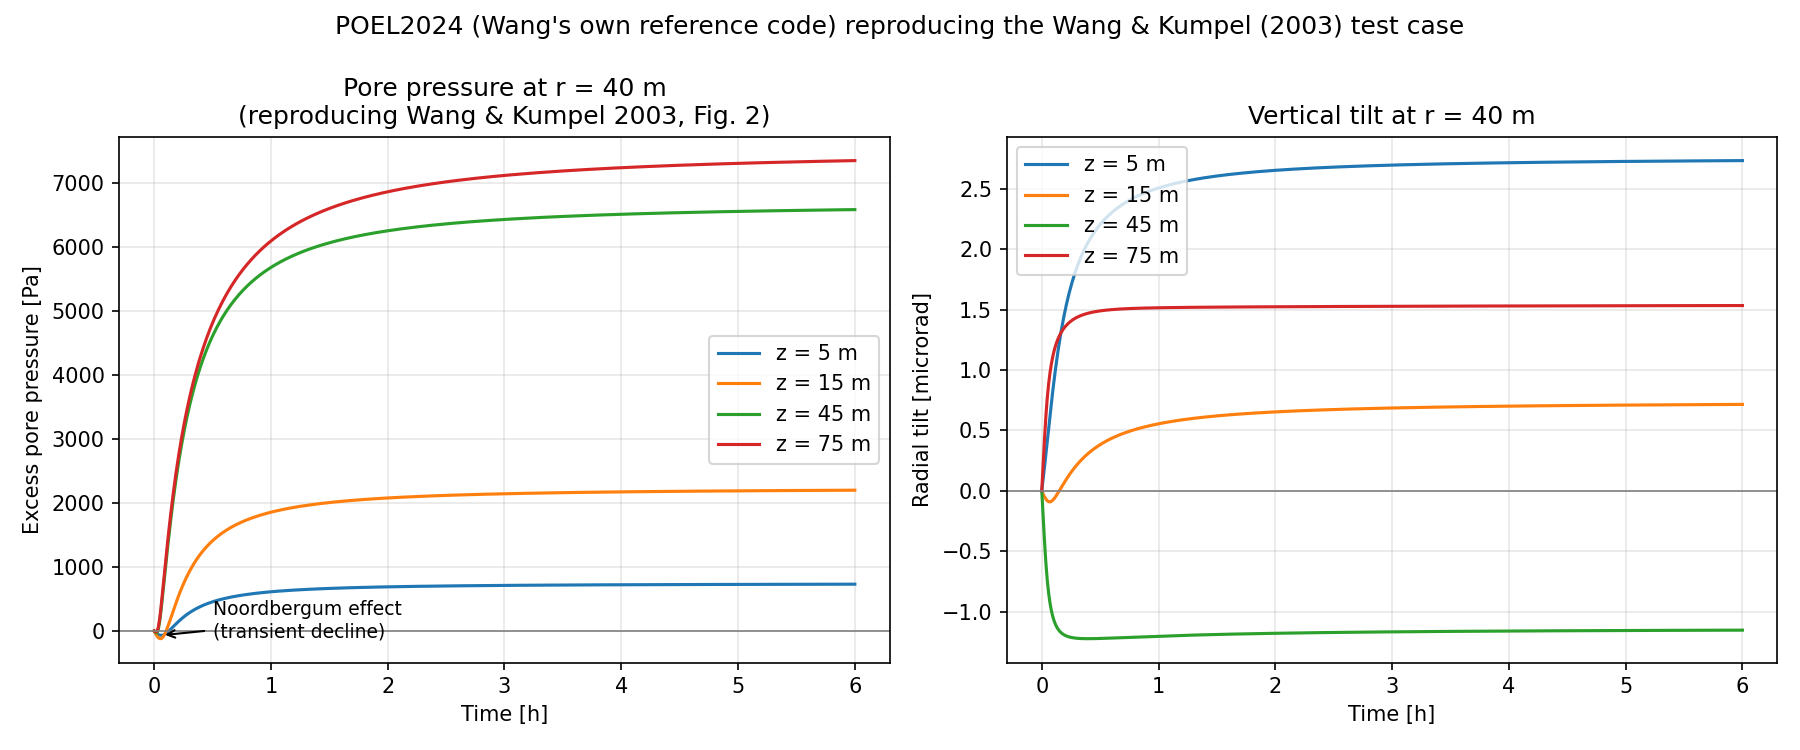

Source code (Python):
import numpy as np
import matplotlib.pyplot as plt

def load_poel(path):
    data = np.loadtxt(path, skiprows=1)
    return data[:, 0], data[:, 1:5]  # time, [z5, z15, z45, z75]

t_pp, pp = load_poel("wk2003_pp.dat")
t_tlt, tlt = load_poel("wk2003_tlt.dat")

depths = ["z = 5 m", "z = 15 m", "z = 45 m", "z = 75 m"]
colors = ["#1f77b4", "#ff7f0e", "#2ca02c", "#d62728"]

fig, axes = plt.subplots(1, 2, figsize=(12, 5))

ax = axes[0]
for i, (label, c) in enumerate(zip(depths, colors)):
    ax.plot(t_pp / 3600.0, pp[:, i], label=label, color=c)
ax.axhline(0, color="gray", linewidth=0.8)
ax.set_xlabel("Time [h]")
ax.set_ylabel("Excess pore pressure [Pa]")
ax.set_title("Pore pressure at r = 40 m\n(reproducing Wang & Kumpel 2003, Fig. 2)")
ax.legend()
ax.grid(alpha=0.3)

# Annotate the Noordbergum effect (early transient pressure decline at
# shallow depth, before pore pressure diffusion catches up).
mask = t_pp < 600
if np.any(pp[mask, 0] < 0):
    idx = np.argmin(pp[:, 0][t_pp < 1000])
    ax.annotate(
        "Noordbergum effect\n(transient decline)",
        xy=(t_pp[idx] / 3600.0, pp[idx, 0]),
        xytext=(0.5, pp[idx, 0] - 30),
        fontsize=9,
        arrowprops=dict(arrowstyle="->", color="black"),
    )

ax = axes[1]
for i, (label, c) in enumerate(zip(depths, colors)):
    ax.plot(t_tlt / 3600.0, tlt[:, i] * 1e6, label=label, color=c)  # rad -> microrad
ax.axhline(0, color="gray", linewidth=0.8)
ax.set_xlabel("Time [h]")
ax.set_ylabel("Radial tilt [microrad]")
ax.set_title("Vertical tilt at r = 40 m")
ax.legend()
ax.grid(alpha=0.3)

fig.suptitle("POEL2024 (Wang's own reference code) reproducing the Wang & Kumpel (2003) test case")
fig.tight_layout()
fig.savefig("plot2_poel_wk2003_reproduction.png", dpi=150)
print("wrote plot2_poel_wk2003_reproduction.png")
